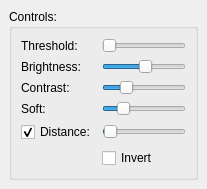
  <widget class="QDockWidget" name="occlusionDockWidget">
   <property name="features">
    <set>QDockWidget::DockWidgetMovable</set>
   </property>
   <property name="windowTitle">
    <string>Occlussion</string>
   </property>
   <attribute name="dockWidgetArea">
    <number>1</number>
   </attribute>
   <widget class="QWidget" name="dockWidgetContents_6">
    <layout class="QGridLayout" name="gridLayout_21">
     <item row="0" column="0">
      <widget class="QGroupBox" name="groupBox_10">
       <property name="title">
        <string>Controls:</string>
       </property>
       <layout class="QGridLayout" name="gridLayout_20">
        <item row="5" column="1">
         <widget class="QCheckBox" name="checkBoxOcclusionInvert">
          <property name="text">
           <string>Invert</string>
          </property>
         </widget>
        </item>
        <item row="3" column="0">
         <widget class="QLabel" name="label_23">
          <property name="text">
           <string>Soft:</string>
          </property>
         </widget>
        </item>
        <item row="1" column="1">
         <widget class="Slider" name="sliderOcclusionBright">
          <property name="minimum">
           <number>-255</number>
          </property>
          <property name="maximum">
           <number>255</number>
          </property>
          <property name="value">
           <number>10</number>
          </property>
          <property name="orientation">
           <enum>Qt::Horizontal</enum>
          </property>
         </widget>
        </item>
        <item row="3" column="1">
         <widget class="Slider" name="sliderOcclusionSoft">
          <property name="maximum">
           <number>50</number>
          </property>
          <property name="value">
           <number>10</number>
          </property>
          <property name="orientation">
           <enum>Qt::Horizontal</enum>
          </property>
         </widget>
        </item>
        <item row="0" column="1">
         <widget class="Slider" name="sliderOcclusionThresh">
          <property name="maximum">
           <number>255</number>
          </property>
          <property name="value">
           <number>1</number>
          </property>
          <property name="orientation">
           <enum>Qt::Horizontal</enum>
          </property>
         </widget>
        </item>
        <item row="2" column="0">
         <widget class="QLabel" name="label_21">
          <property name="text">
           <string>Contrast:</string>
          </property>
         </widget>
        </item>
        <item row="5" column="0">
         <spacer name="horizontalSpacer_3">
          <property name="orientation">
           <enum>Qt::Horizontal</enum>
          </property>
          <property name="sizeType">
           <enum>QSizePolicy::Minimum</enum>
          </property>
          <property name="sizeHint" stdset="0">
           <size>
            <width>60</width>
            <height>20</height>
           </size>
          </property>
         </spacer>
        </item>
        <item row="2" column="1">
         <widget class="Slider" name="sliderOcclusionContrast">
          <property name="minimum">
           <number>1</number>
          </property>
          <property name="maximum">
           <number>4000</number>
          </property>
          <property name="value">
           <number>1000</number>
          </property>
          <property name="orientation">
           <enum>Qt::Horizontal</enum>
          </property>
         </widget>
        </item>
        <item row="1" column="0">
         <widget class="QLabel" name="label_22">
          <property name="text">
           <string>Brightness:</string>
          </property>
         </widget>
        </item>
        <item row="0" column="0">
         <widget class="QLabel" name="label_20">
          <property name="text">
           <string>Threshold:</string>
          </property>
         </widget>
        </item>
        <item row="4" column="0">
         <widget class="QCheckBox" name="checkBoxOcclusionDistance">
          <property name="text">
           <string>Distance:</string>
          </property>
          <property name="checked">
           <bool>true</bool>
          </property>
         </widget>
        </item>
        <item row="4" column="1">
         <widget class="Slider" name="sliderOcclusionDistance">
          <property name="maximum">
           <number>1024</number>
          </property>
          <property name="value">
           <number>10</number>
          </property>
          <property name="orientation">
           <enum>Qt::Horizontal</enum>
          </property>
         </widget>
        </item>
       </layout>
      </widget>
     </item>
    </layout>
   </widget>
  </widget>
